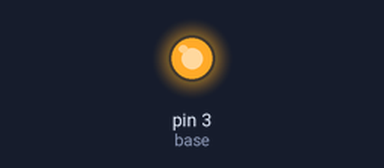
This sketch was run on a simulated Arduino Uno, built with avr-gcc and run on an emulated ATmega328P. Shown: output pins drawn as LEDs (lit = HIGH).

Above: at 0.05 s.
At 10.0 s:
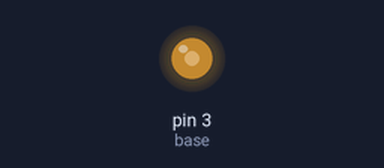
Timing chart, 0 to 13.0 s (numbered marks = the images above):
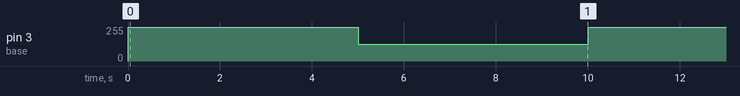

The sketch:

Motor_Speed_Control_Basic.ino
```cpp
/* This alternates the speed on a DC motor */
//adding comment to teach joe
int base = 3;

// the setup function runs once when you press reset or power the board
void setup() {

  pinMode(base, OUTPUT);
}

// the loop function runs over and over again forever
void loop() {
  digitalWrite(base, HIGH);   // motor max
  delay(5000);              // wait for 5 seconds
  analogWrite(base, 125);    // motor roughly in the middle range
  delay(5000);              // wait for 5 seconds

}
```

Measured:
- by itself, pin 3 (base): alternates 255/255 for 5.0 s and 125/255 for 5.0 s
